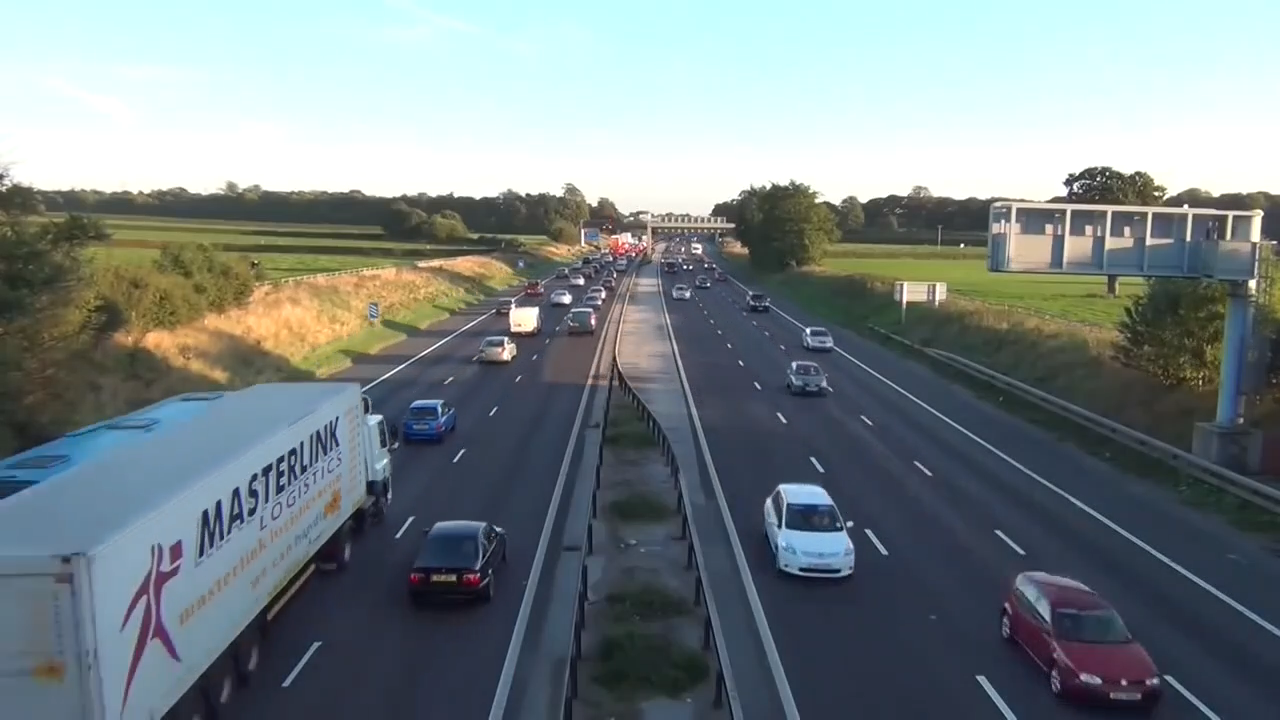
#> input picture Anexos, Imagens e Videos/Frame1.png, 1280 x 720 px, found by its file name
$ python Subtracao_Imagens.py
#> lines starting #> are read from the running program, lines starting #| are printed output that depends on the picture
import cv2
from pathlib import Path

caminhoImagem = Path('Anexos, Imagens e Videos')

#Carrega a imagem
frame1 = cv2.imread(str(caminhoImagem / 'Frame1.png'), cv2.IMREAD_GRAYSCALE)
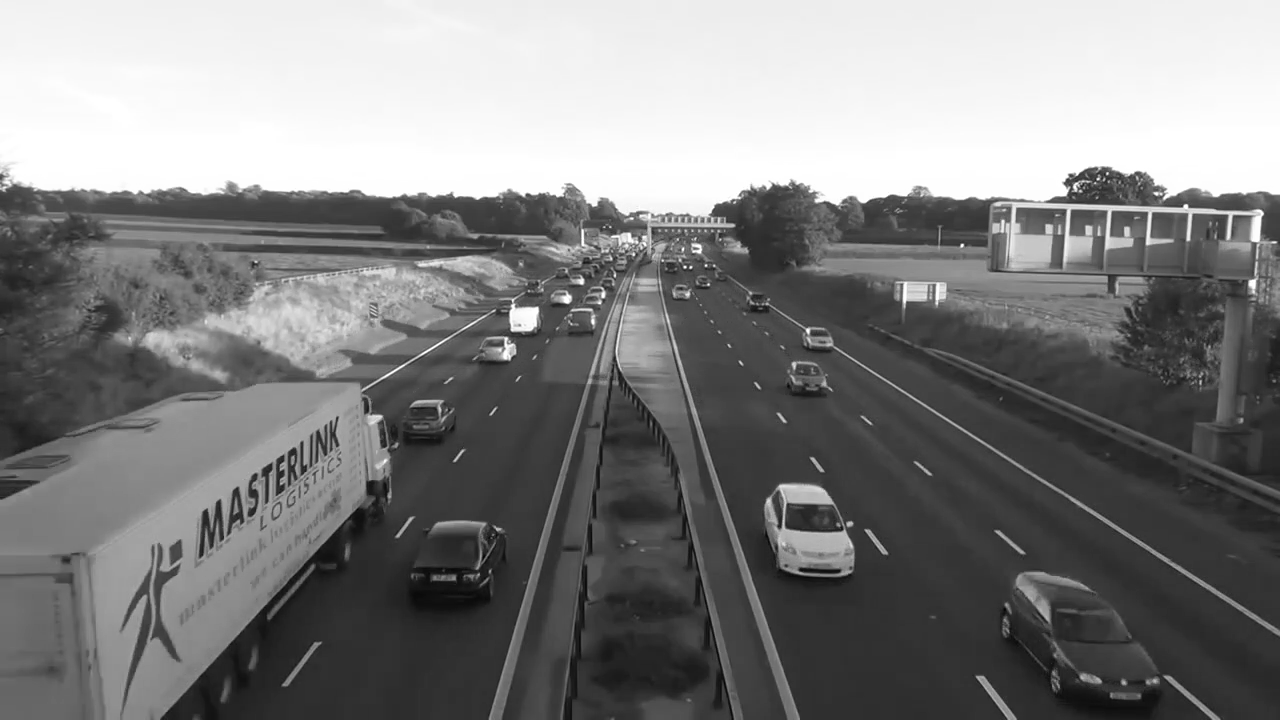
#> frame1: shape (720, 1280); min 2, max 255, mean 127.5
cv2.namedWindow('Frame 1', cv2.WINDOW_GUI_EXPANDED)
cv2.imshow('Frame 1', frame1)

#mascara
frame2 = cv2.imread(str(caminhoImagem / 'Frame2.png'), cv2.IMREAD_GRAYSCALE)
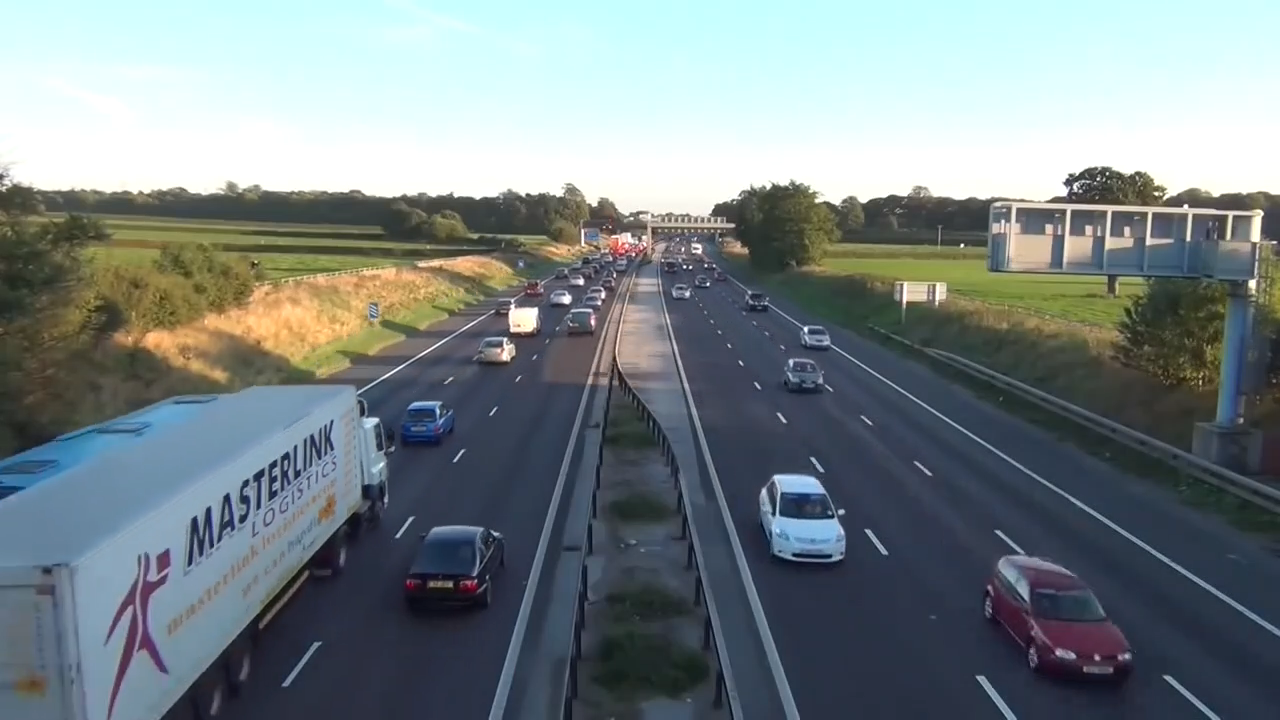
#> input picture Anexos, Imagens e Videos/Frame2.png, 1280 x 720 px, found by its file name
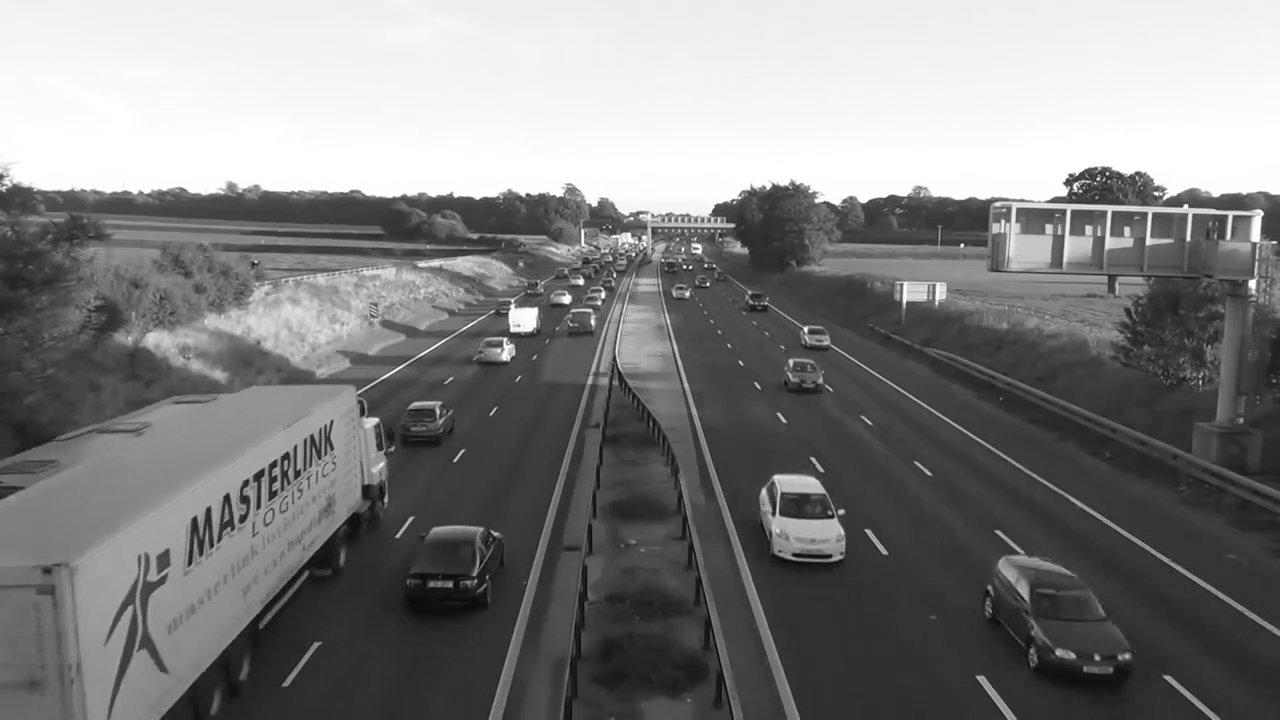
#> frame2: shape (720, 1280); min 3, max 255, mean 127.6
cv2.namedWindow('Frame 2', cv2.WINDOW_GUI_EXPANDED)
cv2.imshow('Frame 2', frame2)

resultado = cv2.absdiff(frame1, frame2)
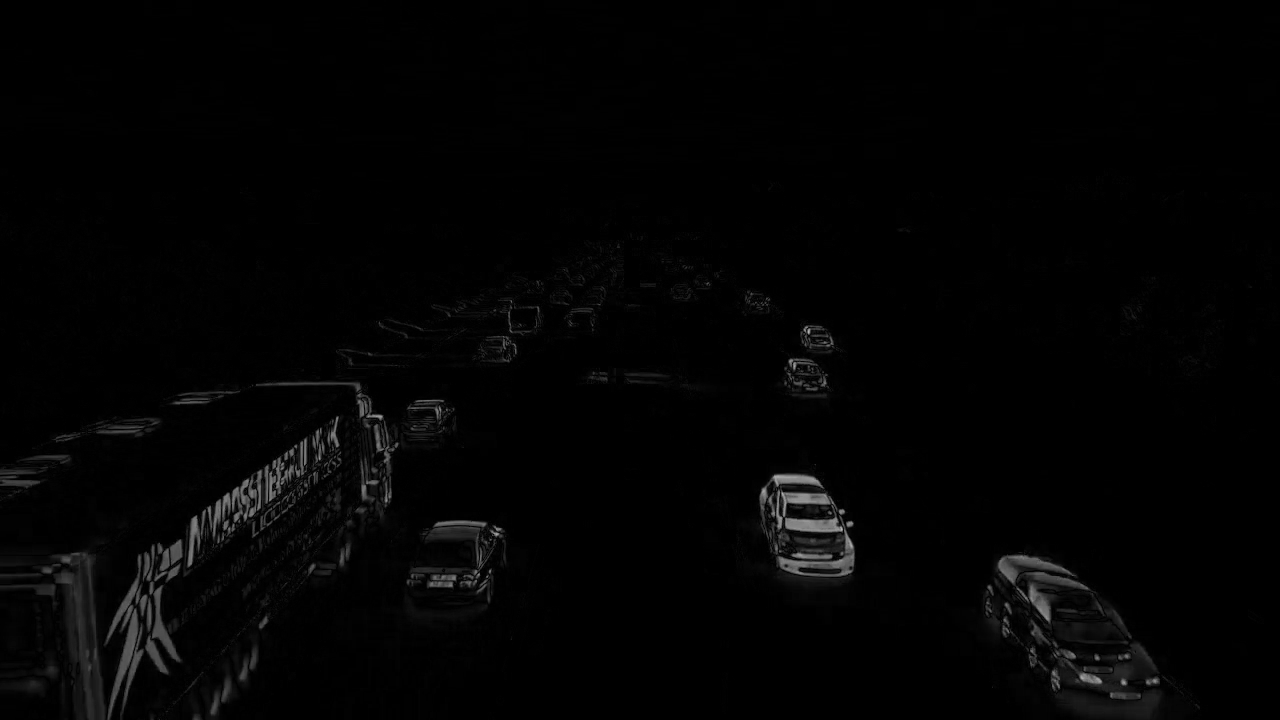
#> resultado: shape (720, 1280); min 0, max 186, mean 3.4
cv2.namedWindow('Subtração aplicada', cv2.WINDOW_GUI_EXPANDED)
cv2.imshow('Subtração aplicada', resultado)

cv2.waitKey(0)
cv2.destroyAllWindows()
